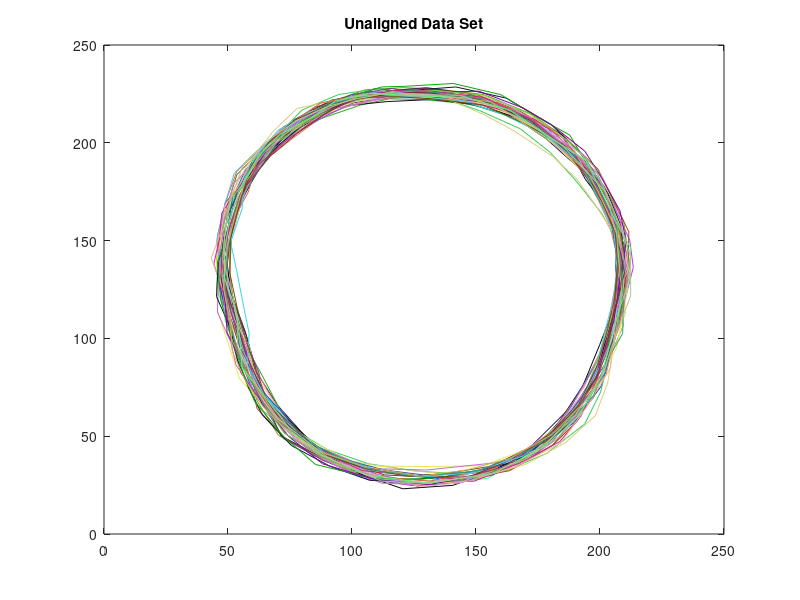

Source code (MATLAB): (Note: this script raises an error after producing the figure.)
load('pointset_brain.mat');
% x1 = pointset(1,:,10);
% y1 = pointset(2,:,10);
% x1 = reshape(x1,32,1);
% y1 = reshape(y1,32,1);
% plot(x1,y1,'red')
% pause;

%%plotting unaligned dataset
figure(1);
for i=1:40
    pointsetplot=zeros(2,33);
    pointsetplot(1,1:32)=pointset(1,1:32,i);
    pointsetplot(1,33)=pointset(1,1,i);
    pointsetplot(2,1:32)=pointset(2,1:32,i);
    pointsetplot(2,33)=pointset(2,1,i);
    
    plot(pointsetplot(1,:) , pointsetplot(2,:) , 'color' , [rand rand rand])
    title('Unaligned Data Set')
    hold on;
end
% pause;


mean_ = mean_brain_finder(pointset);     % returns 32,2 matrix
 aligned_pt_set1 = zeros(2,32,40);
 
    for i=1:40
        pt_set1 = mean_;      
        pt_set2 = pointset(:,:,i)';
        aligned_pt_set1(:,:,i) = align_brain_pointset(pt_set1 , pt_set2)';        %aligning all shapes to mean
    end
    figure(2);
  
   distance = zeros(40,1);
for i=1:40
    mean_plot=zeros(33,2);
    mean_plot(1:32,1)=mean_(1:32,1);
    mean_plot(33,1)=mean_(1,1);
    mean_plot(1:32,2)=mean_(1:32,2);
    mean_plot(33,2)=mean_(1,2);
    p = plot(mean_plot(:,1) , mean_plot(:,2) , 'color','black');
    p(1).LineWidth = 2;
     hold on;
     aligned_pt_set1_plot=zeros(2,33);
     aligned_pt_set1_plot(1,1:32)=aligned_pt_set1(1,1:32,i);
     aligned_pt_set1_plot(1,33)=aligned_pt_set1(1,1,i);
    
     aligned_pt_set1_plot(2,1:32)=aligned_pt_set1(2,1:32,i);
     aligned_pt_set1_plot(2,33)=aligned_pt_set1(2,1,i);
    plot(aligned_pt_set1_plot(1,:) , aligned_pt_set1_plot(2,:) , 'color' , [rand rand rand])
    distance(i) = norm(aligned_pt_set1(:,:,i) - mean_');
   
end
title('Aligned data set along with mean(thick black)');
% pause;

figure(3);
%subplot(1,3,2);

plot(mean_plot(:,1) , mean_plot(:,2),'-o')  
title('Mean with pointset');
% pause;

mean_flattened = reshape(mean_ , 32*2 , 1) ;   %flatten to bring in preshape space
[eigen_vectors, eigen_values] = modes_brain_finder(mean_flattened,mean_,pointset);
%eigen_vectors = eigen(1);
%eigen_values = eigen(2);
figure(4);

plot(real(eigen_values));
title('Eigenvalues');
% pause;


prev_mode = mean_flattened - 3*eigen_values(64)*eigen_vectors(:,64);
next_mode = mean_flattened + 3*eigen_values(64)*eigen_vectors(:,64);
prev_mode = reshape(prev_mode , 32,2);
next_mode = reshape(next_mode , 32,2);
prev_mode = align_brain_pointset(mean_,prev_mode);
next_mode = align_brain_pointset(mean_,next_mode);
hold on;

figure(5);

subplot(3,3,2);

plot(mean_plot(:,1) , mean_plot(:,2),'-*');
title('First mode of variation')

prev_mode_plot=zeros(33,2);
prev_mode_plot(1:32,1)=prev_mode(1:32,1);
prev_mode_plot(33,1)=prev_mode(1,1);
prev_mode_plot(1:32,2)=prev_mode(1:32,2);
prev_mode_plot(33,2)=prev_mode(1,2);

subplot(3,3,1);

plot(prev_mode_plot(:,1),prev_mode_plot(:,2),'-*');

next_mode_plot=zeros(33,2);
next_mode_plot(1:32,1)=next_mode(1:32,1);
next_mode_plot(33,1)=next_mode(1,1);
next_mode_plot(1:32,2)=next_mode(1:32,2);
next_mode_plot(33,2)=next_mode(1,2);

subplot(3,3,3);
plot(next_mode_plot(:,1),next_mode_plot(:,2) , '-*');
% pause;

prev_mode_2 = mean_flattened - 3*eigen_values(63)*eigen_vectors(:,63);
next_mode_2 = mean_flattened + 3*eigen_values(63)*eigen_vectors(:,63);
prev_mode_2 = reshape(prev_mode_2 , 32,2);
next_mode_2 = reshape(next_mode_2 , 32,2);
prev_mode_2 = align_brain_pointset(mean_,prev_mode_2);
next_mode_2 = align_brain_pointset(mean_,next_mode_2);

%figure(6);

subplot(3,3,5);

plot(mean_plot(:,1) , mean_plot(:,2),'-*');
title('Second mode of variation');
prev_mode2_plot=zeros(33,2);
prev_mode2_plot(1:32,1)=prev_mode_2(1:32,1);
prev_mode2_plot(33,1)=prev_mode_2(1,1);
prev_mode2_plot(1:32,2)=prev_mode_2(1:32,2);
prev_mode2_plot(33,2)=prev_mode_2(1,2);


subplot(3,3,4);
plot(prev_mode2_plot(:,1),prev_mode2_plot(:,2),'-*');
next_mode2_plot=zeros(33,2);
next_mode2_plot(1:32,1)=next_mode_2(1:32,1);
next_mode2_plot(33,1)=next_mode_2(1,1);
next_mode2_plot(1:32,2)=next_mode_2(1:32,2);
next_mode2_plot(33,2)=next_mode_2(1,2);

subplot(3,3,6);
plot(next_mode2_plot(:,1),next_mode2_plot(:,2),'-*');
% pause;

prev_mode_3 = mean_flattened - 3*eigen_values(62)*eigen_vectors(:,62);
next_mode_3 = mean_flattened + 3*eigen_values(62)*eigen_vectors(:,62);
prev_mode_3 = reshape(prev_mode_3 , 32,2);
next_mode_3 = reshape(next_mode_3 , 32,2);
prev_mode_3 = align_brain_pointset(mean_,prev_mode_3);
next_mode_3 = align_brain_pointset(mean_,next_mode_3);

%figure(7);

subplot(3,3,8);

plot(mean_(:,1) , mean_(:,2),'-*');
title('Third mode of variation');
prev_mode3_plot=zeros(33,2);
prev_mode3_plot(1:32,1)=prev_mode_3(1:32,1);
prev_mode3_plot(33,1)=prev_mode_3(1,1);
prev_mode3_plot(1:32,2)=prev_mode_3(1:32,2);
prev_mode3_plot(33,2)=prev_mode_3(1,2);

subplot(3,3,7);
plot(prev_mode3_plot(:,1),prev_mode3_plot(:,2),'-*');
next_mode3_plot=zeros(33,2);
next_mode3_plot(1:32,1)=next_mode_3(1:32,1);
next_mode3_plot(33,1)=next_mode_3(1,1);
next_mode3_plot(1:32,2)=next_mode_3(1:32,2);
next_mode3_plot(33,2)=next_mode_3(1,2);


subplot(3,3,9);
plot(next_mode3_plot(:,1),next_mode3_plot(:,2),'-*');
% pause;

figure(8);
[M,I] = min(distance);
disp(I);
plot(mean_plot(:,1),mean_plot(:,2),'color','red');
hold on;
pointsetplot=zeros(2,33);
    pointsetplot(1,1:32)=aligned_pt_set1(1,1:32,I);
    pointsetplot(1,33)=aligned_pt_set1(1,1,I);
    pointsetplot(2,1:32)=aligned_pt_set1(2,1:32,I);
    pointsetplot(2,33)=aligned_pt_set1(2,1,I);
plot(pointsetplot(1,:) , pointsetplot(2,:),'color','blue');
legend('Mean','Closest');
% pause;

distance2 = zeros(40,1);
distance3 = zeros(40,1);
for i=1:40
    distance2(i) = norm(prev_mode - align_brain_pointset(prev_mode,pointset(:,:,i)'));
    distance3(i) = norm(next_mode - align_brain_pointset(next_mode , pointset(:,:,i)'));
end

[M2 , i2] = min(distance2);
[M3 , i3] = min(distance3);
i3
figure(9);
A = align_brain_pointset(prev_mode,pointset(:,:,i2)');
B = align_brain_pointset(next_mode , pointset(:,:,i3)');
pointsetplot=zeros(2,33);
    pointsetplot(1,1:32)=A(1:32,1);
    pointsetplot(1,33)=A(1,1);
    pointsetplot(2,1:32)=A(1:32,2);
    pointsetplot(2,33)=A(1,2);

plot(pointsetplot(1,:) , pointsetplot(2,:),'color','red');
hold on;
plot(prev_mode_plot(:,1),prev_mode_plot(:,2),'color','blue');
legend('Mean - first mode','Closest ')
% pause;

figure(10);
pointsetplot=zeros(2,33);
    pointsetplot(1,1:32)=B(1:32,1);
    pointsetplot(1,33)=B(1,1);
    pointsetplot(2,1:32)=B(1:32,2);
    pointsetplot(2,33)=B(1,2);

plot(pointsetplot(1,:) , pointsetplot(2,:),'color','red');
hold on;
plot(next_mode_plot(:,1) , next_mode_plot(:,2),'color','blue');
legend('Mean + first mode','Closest');




% % mean_ = mean_brain_finder(pointset); 
% % plot(mean_(:,1) , mean_(:,2),'red') ;
% mean_flattened = reshape(mean_ , 32*2 , 1) ;
% 
% [eigen_vectors, eigen_values] = modes_brain_finder(mean_flattened,mean_,pointset);
% 
% prev_mode = mean_flattened - 3*eigen_values(64)*eigen_vectors(:,64);
% next_mode = mean_flattened + 3*eigen_values(64)*eigen_vectors(:,64);
% prev_mode = reshape(prev_mode , 32,2);
% next_mode = reshape(next_mode , 32,2);
% %prev_mode = align_leaf_pointset(mean_,prev_mode);
% %next_mode = align_leaf_pointset(mean_,next_mode);
% hold on;
% figure(2);
% plot(prev_mode(:,1),prev_mode(:,2),'-o');
% 
% figure(3);
% plot(next_mode(:,1),next_mode(:,2) ,'-o');



